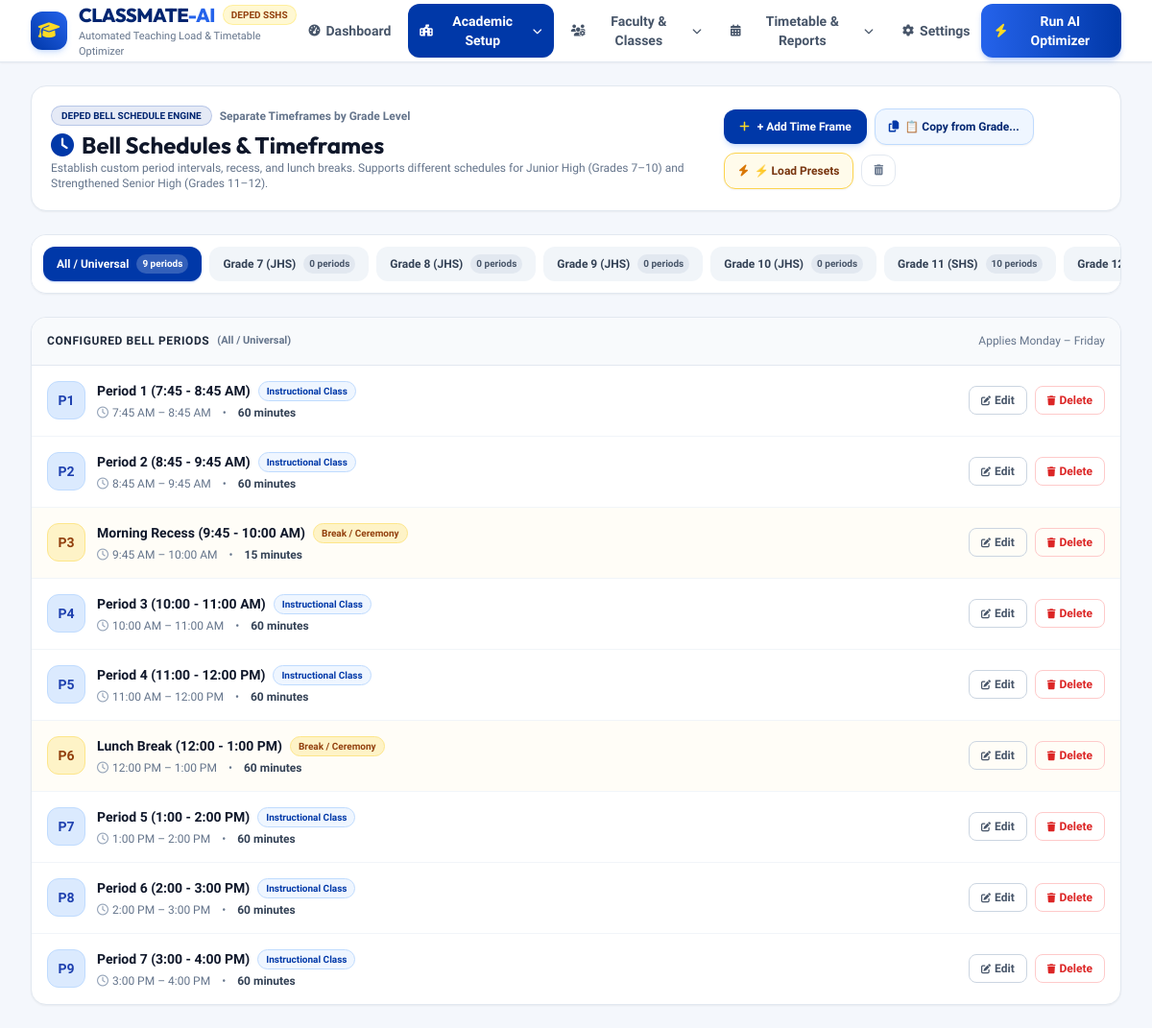
Before: /timeframes/ with the older database file.
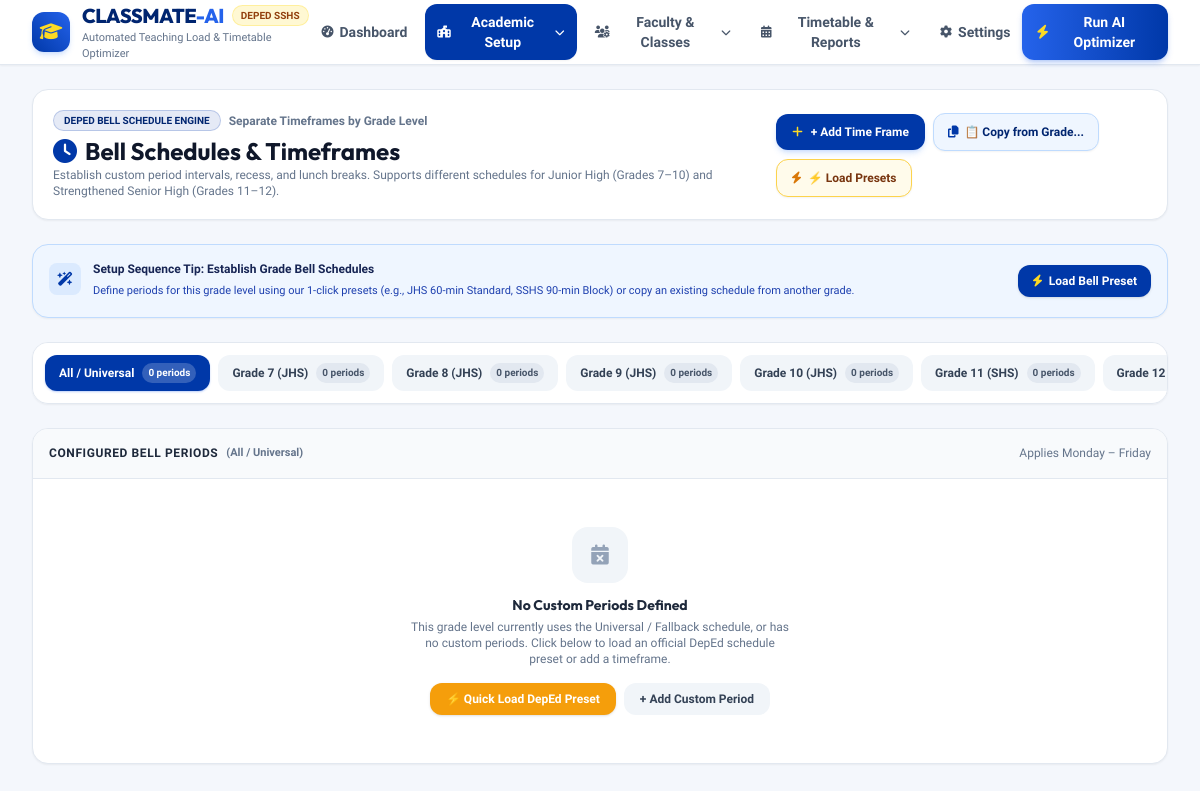
After: the same page with the newer database file.
### scheduler/models.py (models this page shows, shortened)
class TimeSlot(models.Model):
    DAY_CHOICES = [
        (1, 'Monday'),
        (2, 'Tuesday'),
        (3, 'Wednesday'),
        (4, 'Thursday'),
        (5, 'Friday'),
    ]
    TIMEFRAME_GRADE_CHOICES = [
        (0, 'All / Universal'),
        (7, 'Grade 7 (JHS)'),
        (8, 'Grade 8 (JHS)'),
        (9, 'Grade 9 (JHS)'),
        (10, 'Grade 10 (JHS)'),
        (11, 'Grade 11 (SHS)'),
        (12, 'Grade 12 (SHS)'),
    ]
    day_of_week = models.IntegerField(choices=DAY_CHOICES)
    period_number = models.IntegerField()
    start_time = models.TimeField()
    end_time = models.TimeField()
    label = models.CharField(max_length=50)
    is_break = models.BooleanField(default=False, help_text="Flag Ceremony, Recess, or Lunch Break")
    grade_level = models.IntegerField(default=0, choices=TIMEFRAME_GRADE_CHOICES, help_text="Grade level this timeframe applies to (0 for Universal)")
    @property
    def duration_minutes(self):
        start_m = self.start_time.hour * 60 + self.start_time.minute
        end_m = self.end_time.hour * 60 + self.end_time.minute
        return max(0, end_m - start_m)
    class Meta:
        unique_together = ('day_of_week', 'period_number', 'grade_level')
        ordering = ['grade_level', 'day_of_week', 'period_number']

### scheduler/views.py (the view)
# urls.py: path('timeframes/', views.timeframes_view, name='timeframes'),
def timeframes_view(request):
    try:
        selected_grade = int(request.GET.get('grade', 0))
    except (ValueError, TypeError):
        selected_grade = 0
    grade_choices = TimeSlot.TIMEFRAME_GRADE_CHOICES
    slot_counts = {}
    for g_val, _ in grade_choices:
        slot_counts[g_val] = TimeSlot.objects.filter(grade_level=g_val, day_of_week=1).count()
    periods = TimeSlot.objects.filter(grade_level=selected_grade, day_of_week=1).order_by('period_number')
    context = {
        'selected_grade': selected_grade,
        'grade_choices': grade_choices,
        'slot_counts': slot_counts,
        'periods': periods,
        'profile': SchoolProfile.get_settings(),
    }
    return render(request, 'timeframes.html', context)

### scheduler/models.py (called while the page is built)
    @classmethod
    def get_settings(cls):
        profile, created = cls.objects.get_or_create(id=1)
        if not profile.active_academic_year:
            profile.active_academic_year = AcademicYear.objects.filter(is_active=True).first() or AcademicYear.objects.first()
        if not profile.active_term:
            profile.active_term = Term.objects.filter(is_active=True).first() or Term.objects.first()
        if created:
            profile.save()
        return profile

### templates/timeframes.html (shortened to what the changed rows need)
{% extends 'base.html' %}
{% block content %}
<div class="space-y-6">
    <div class="bg-white rounded-2xl p-5 border border-slate-200 shadow-sm flex flex-col sm:flex-row sm:items-center justify-between gap-4">
        <div>
            <h1 class="text-xl sm:text-2xl font-bold font-heading text-slate-900 mt-1 flex items-center space-x-2">
                <i class="fa-solid fa-clock text-deped-blue"></i>
                <span>Bell Schedules & Timeframes</span>
            </h1>
        </div>
        <div class="flex flex-wrap items-center gap-2 self-start sm:self-auto">
            {% if periods %}
            <button onclick="clearCurrentGradeSchedule()" class="px-3 py-2.5 rounded-xl border border-slate-200 text-slate-500 hover:text-red-600 hover:bg-red-50 text-xs font-bold transition flex items-center space-x-1 active:scale-95" title="Clear schedule for this grade">
                <i class="fa-solid fa-trash-can text-[11px]"></i>
            </button>
            {% endif %}
        </div>
    </div>
    {% if not periods %}
    <div class="bg-blue-50 border border-blue-200 rounded-2xl p-4 flex flex-col sm:flex-row items-start sm:items-center justify-between gap-3 text-blue-950 shadow-sm">
        <div class="flex items-start space-x-3">
            <div class="w-8 h-8 rounded-lg bg-blue-100 text-deped-blue flex items-center justify-center text-sm shrink-0 mt-0.5">
                <i class="fa-solid fa-wand-magic-sparkles"></i>
            </div>
            <div>
                <span class="text-xs font-bold block">Setup Sequence Tip: Establish Grade Bell Schedules</span>
                <span class="text-[11px] text-blue-800">
                    Define periods for this grade level using our 1-click presets (e.g., JHS 60-min Standard, SSHS 90-min Block) or copy an existing schedule from another grade.
                </span>
            </div>
        </div>
        <div class="flex items-center gap-2 shrink-0">
            <button onclick="openPresetModal()" class="px-3.5 py-2 rounded-xl bg-deped-blue hover:bg-deped-darkblue text-white font-bold text-xs shadow transition flex items-center space-x-1.5">
                <i class="fa-solid fa-bolt text-deped-gold"></i>
                <span>Load Bell Preset</span>
            </button>
        </div>
    </div>
    {% endif %}
    <div class="bg-white rounded-2xl p-3 border border-slate-200 shadow-sm overflow-x-auto">
        <div class="flex items-center space-x-2 min-w-max">
            {% for g_val, g_label in grade_choices %}
            <a href="?grade={{ g_val }}" class="px-3.5 py-2 rounded-xl text-xs font-bold transition flex items-center space-x-2 {% if selected_grade == g_val %}bg-deped-blue text-white shadow-sm shadow-blue-600/30{% else %}bg-slate-100 text-slate-700 hover:bg-slate-200{% endif %}">
                <span>{{ g_label }}</span>
                {% with c=slot_counts|dictsort:"0" %}
                <span class="px-1.5 py-0.5 rounded-full text-[10px] {% if selected_grade == g_val %}bg-white/20 text-white{% else %}bg-slate-200 text-slate-600{% endif %}">
                    {% if g_val == 0 %}{{ slot_counts.0|default:0 }}{% elif g_val == 7 %}{{ slot_counts.7|default:0 }}{% elif g_val == 8 %}{{ slot_counts.8|default:0 }}{% elif g_val == 9 %}{{ slot_counts.9|default:0 }}{% elif g_val == 10 %}{{ slot_counts.10|default:0 }}{% elif g_val == 11 %}{{ slot_counts.11|default:0 }}{% elif g_val == 12 %}{{ slot_counts.12|default:0 }}{% endif %} periods
                </span>
                {% endwith %}
            </a>
            {% endfor %}
        </div>
    </div>
    <div class="bg-white rounded-2xl border border-slate-200 shadow-sm overflow-hidden">
        <div class="p-4 border-b border-slate-200 bg-slate-50 flex items-center justify-between">
            <div class="flex items-center space-x-2">
                <span class="font-bold text-xs text-slate-800 uppercase tracking-wider">Configured Bell Periods</span>
                <span class="text-[11px] text-slate-500 font-semibold">
                    ({% for g_val, g_label in grade_choices %}{% if selected_grade == g_val %}{{ g_label }}{% endif %}{% endfor %})
                </span>
            </div>
        </div>
        <div class="divide-y divide-slate-100">
            {% for p in periods %}
            <div class="p-4 hover:bg-slate-50/80 transition flex flex-col sm:flex-row sm:items-center justify-between gap-3 {% if p.is_break %}bg-amber-50/40{% endif %}">
                <div class="flex items-start sm:items-center space-x-3">
                    <div class="w-10 h-10 rounded-xl flex items-center justify-center font-bold text-sm {% if p.is_break %}bg-amber-100 text-amber-800 border border-amber-200{% else %}bg-blue-100 text-blue-800 border border-blue-200{% endif %}">
                        P{{ p.period_number }}
                    </div>
                    <div>
                        <div class="flex items-center space-x-2">
                            <span class="font-bold text-slate-900 text-sm">{{ p.label }}</span>
                            {% if p.is_break %}
                            <span class="px-2 py-0.5 rounded-full text-[10px] font-bold bg-amber-100 text-amber-800 border border-amber-200">Break / Ceremony</span>
                            {% else %}
                            <span class="px-2 py-0.5 rounded-full text-[10px] font-bold bg-blue-50 text-deped-blue border border-blue-200">Instructional Class</span>
                            {% endif %}
                        </div>
                        <div class="flex items-center space-x-3 text-xs text-slate-500 mt-1">
                            <span class="flex items-center space-x-1">
                                <i class="fa-regular fa-clock text-slate-400"></i>
                                <span>{{ p.start_time|time:"g:i A" }} – {{ p.end_time|time:"g:i A" }}</span>
                            </span>
                            <span>•</span>
                            <span class="font-bold text-slate-700">{{ p.duration_minutes }} minutes</span>
                        </div>
                    </div>
                </div>
                <div class="flex items-center space-x-2 self-end sm:self-auto">
                    <button onclick="openEditModal({{ p.period_number }}, '{{ p.label|escapejs }}', '{{ p.start_time|time:"H:i" }}', '{{ p.end_time|time:"H:i" }}', {{ p.is_break|yesno:'true,false' }}, {{ selected_grade }})" class="px-3 py-1.5 rounded-lg border border-slate-300 text-slate-600 hover:text-deped-blue hover:bg-blue-50 text-xs font-semibold transition active:scale-95 flex items-center space-x-1" title="Edit Period">
                        <i class="fa-solid fa-pen-to-square text-[10px]"></i>
                        <span>Edit</span>
                    </button>
                    <button onclick="deletePeriod({{ p.period_number }}, {{ selected_grade }})" class="px-3 py-1.5 rounded-lg border border-red-200 text-red-600 hover:bg-red-50 text-xs font-semibold transition active:scale-95 flex items-center space-x-1">
                        <i class="fa-solid fa-trash text-[10px]"></i>
                        <span>Delete</span>
                    </button>
                </div>
            </div>
            {% empty %}
            <div class="p-12 text-center">
                <div class="w-14 h-14 mx-auto rounded-2xl bg-slate-100 flex items-center justify-center text-slate-400 text-xl mb-3">
                    <i class="fa-solid fa-calendar-xmark"></i>
                </div>
                <h3 class="text-sm font-bold text-slate-800">No Custom Periods Defined</h3>
                <p class="text-xs text-slate-500 max-w-sm mx-auto mt-1">
                    This grade level currently uses the Universal / Fallback schedule, or has no custom periods. Click below to load an official DepEd schedule preset or add a timeframe.
                </p>
                <div class="mt-4 flex items-center justify-center space-x-2">
                    <button onclick="openPresetModal()" class="px-4 py-2 rounded-xl bg-amber-500 hover:bg-amber-600 text-white text-xs font-bold shadow transition">
                        ⚡ Quick Load DepEd Preset
                    </button>
                    <button onclick="openAddModal()" class="px-4 py-2 rounded-xl bg-slate-100 hover:bg-slate-200 text-slate-700 text-xs font-bold transition">
                        + Add Custom Period
                    </button>
                </div>
            </div>
            {% endfor %}
        </div>
    </div>
</div>
{% endblock %}

Changed rows visible on the page:
removed TimeSlot: period_number "1", label "Period 1 (7:45 - 8:45 AM)", is_break "Instructional Class", start_time "7:45 AM", end_time "8:45 AM", duration_minutes "60"
removed TimeSlot: period_number "2", label "Period 2 (8:45 - 9:45 AM)", is_break "Instructional Class", start_time "8:45 AM", end_time "9:45 AM", duration_minutes "60"
removed TimeSlot: period_number "3", label "Morning Recess (9:45 - 10:00 AM)", is_break "Break / Ceremony", start_time "9:45 AM", end_time "10:00 AM", duration_minutes "15"
removed TimeSlot: period_number "4", label "Period 3 (10:00 - 11:00 AM)", is_break "Instructional Class", start_time "10:00 AM", end_time "11:00 AM", duration_minutes "60"
removed TimeSlot: period_number "5", label "Period 4 (11:00 - 12:00 PM)", is_break "Instructional Class", start_time "11:00 AM", end_time "12:00 PM", duration_minutes "60"
removed TimeSlot: period_number "6", label "Lunch Break (12:00 - 1:00 PM)", is_break "Break / Ceremony", start_time "12:00 PM", end_time "1:00 PM", duration_minutes "60"
removed TimeSlot: period_number "7", label "Period 5 (1:00 - 2:00 PM)", is_break "Instructional Class", start_time "1:00 PM", end_time "2:00 PM", duration_minutes "60"
removed TimeSlot: period_number "8", label "Period 6 (2:00 - 3:00 PM)", is_break "Instructional Class", start_time "2:00 PM", end_time "3:00 PM", duration_minutes "60"
removed TimeSlot: period_number "9", label "Period 7 (3:00 - 4:00 PM)", is_break "Instructional Class", start_time "3:00 PM", end_time "4:00 PM", duration_minutes "60"
Other visible differences:
text now shown: "Setup Sequence Tip: Establish Grade Bell Schedules Define periods for this grade level using our 1-click presets (e.g., JHS 60-min Standard, SSHS 90-min Block) or copy an existing schedule from another grade. Load Bell Preset No Custom Periods Defined This grade level currently uses the Universal / Fallback schedule, or has no custom periods. Click below to load an official DepEd schedule preset or add a timeframe. ⚡ Quick Load DepEd Preset + Add Custom Period"
new list line: "All / Universal 0 periods"
new list line: "Grade 11 (SHS) 0 periods"
new list line: "Grade 12…"
list line gone: "All / Universal 9 periods"
list line gone: "Grade 11 (SHS) 10 periods"
list line gone: "Grade…"
